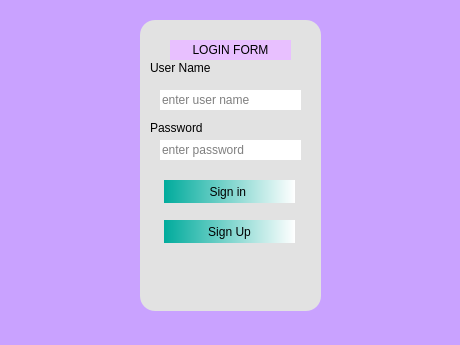
<?xml version="1.0" encoding="UTF-8"?>
<ui version="4.0">
 <class>login</class>
 <widget class="QWidget" name="login">
  <property name="geometry">
   <rect>
    <x>0</x>
    <y>0</y>
    <width>460</width>
    <height>345</height>
   </rect>
  </property>
  <property name="windowTitle">
   <string>login</string>
  </property>
  <property name="windowIcon">
   <iconset>
    <normaloff>log.png</normaloff>log.png</iconset>
  </property>
  <property name="styleSheet">
   <string notr="true">background-color: rgb(201, 162, 255);</string>
  </property>
  <widget class="QFrame" name="frame">
   <property name="geometry">
    <rect>
     <x>140</x>
     <y>20</y>
     <width>181</width>
     <height>291</height>
    </rect>
   </property>
   <property name="styleSheet">
    <string notr="true">background-color: rgb(226, 226, 226);
font: 10pt &quot;MS Shell Dlg 2&quot;;
border-radius:15%;</string>
   </property>
   <property name="frameShape">
    <enum>QFrame::StyledPanel</enum>
   </property>
   <property name="frameShadow">
    <enum>QFrame::Raised</enum>
   </property>
   <widget class="QLabel" name="label">
    <property name="geometry">
     <rect>
      <x>10</x>
      <y>40</y>
      <width>71</width>
      <height>16</height>
     </rect>
    </property>
    <property name="text">
     <string>User Name</string>
    </property>
   </widget>
   <widget class="QLabel" name="label_2">
    <property name="geometry">
     <rect>
      <x>10</x>
      <y>100</y>
      <width>71</width>
      <height>16</height>
     </rect>
    </property>
    <property name="text">
     <string>Password</string>
    </property>
   </widget>
   <widget class="QLineEdit" name="user_entry_2">
    <property name="geometry">
     <rect>
      <x>20</x>
      <y>70</y>
      <width>141</width>
      <height>20</height>
     </rect>
    </property>
    <property name="styleSheet">
     <string notr="true">background-color: rgb(255, 255, 255);
border-bottom-color: rgb(106, 106, 106);
border-radius:20%;
</string>
    </property>
    <property name="placeholderText">
     <string>enter user name</string>
    </property>
   </widget>
   <widget class="QLineEdit" name="pass_entry">
    <property name="geometry">
     <rect>
      <x>20</x>
      <y>120</y>
      <width>141</width>
      <height>20</height>
     </rect>
    </property>
    <property name="styleSheet">
     <string notr="true">background-color: rgb(255, 255, 255);
border-bottom-color: rgb(106, 106, 106);
border-radius:20%</string>
    </property>
    <property name="placeholderText">
     <string>enter password</string>
    </property>
   </widget>
   <widget class="QPushButton" name="sign_btn">
    <property name="geometry">
     <rect>
      <x>24</x>
      <y>160</y>
      <width>131</width>
      <height>23</height>
     </rect>
    </property>
    <property name="styleSheet">
     <string notr="true">background-color: qlineargradient(spread:reflect, x1:0, y1:0, x2:1, y2:0, stop:0 rgba(0, 171, 156, 255), stop:1 rgba(255, 255, 255, 255));
font: 10pt &quot;MS Shell Dlg 2&quot;;
border-radius:20%;</string>
    </property>
    <property name="text">
     <string>Sign in </string>
    </property>
   </widget>
   <widget class="QLabel" name="label_3">
    <property name="geometry">
     <rect>
      <x>30</x>
      <y>20</y>
      <width>121</width>
      <height>20</height>
     </rect>
    </property>
    <property name="styleSheet">
     <string notr="true">background-color: rgb(232, 192, 255);
border-radius:15%</string>
    </property>
    <property name="text">
     <string>LOGIN FORM</string>
    </property>
    <property name="alignment">
     <set>Qt::AlignCenter</set>
    </property>
   </widget>
   <widget class="QPushButton" name="signup_btn">
    <property name="geometry">
     <rect>
      <x>24</x>
      <y>200</y>
      <width>131</width>
      <height>23</height>
     </rect>
    </property>
    <property name="styleSheet">
     <string notr="true">background-color: qlineargradient(spread:reflect, x1:0, y1:0, x2:1, y2:0, stop:0 rgba(0, 171, 156, 255), stop:1 rgba(255, 255, 255, 255));
border-radius:20%</string>
    </property>
    <property name="text">
     <string>Sign Up</string>
    </property>
   </widget>
  </widget>
 </widget>
 <resources/>
 <connections/>
</ui>
